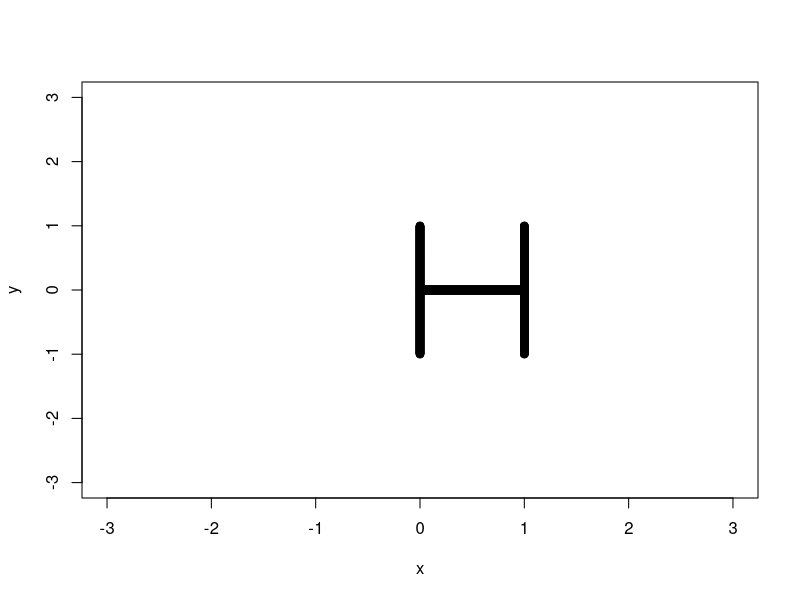
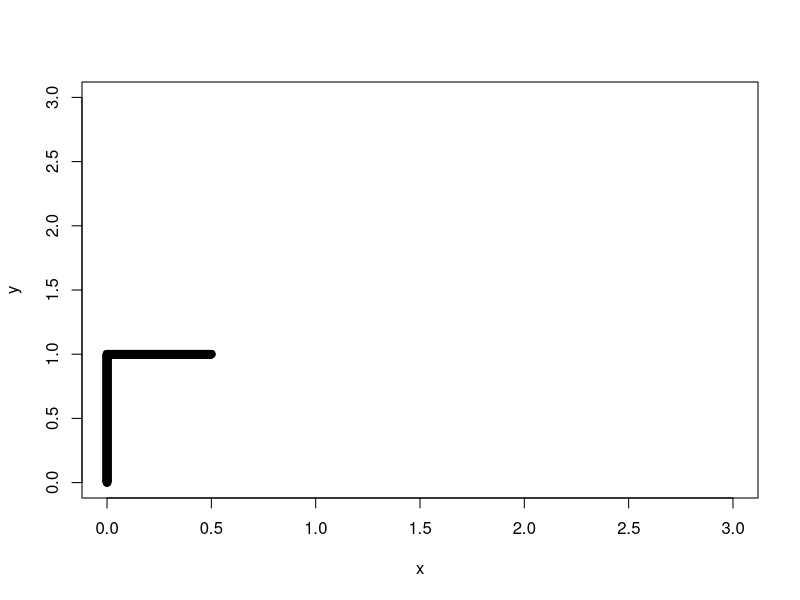

Generate these figures, in order, with R:
## ---- chunk 1
x=c(rep(0,500),seq(0,1,length.out=1000), rep(1,500))
y=c(seq(-1,1,length.out=500),rep(0,1000), seq(-1,1,length.out=500))
z=rbind(x,y)
plot(y~x, xlim=c(-3,3), ylim=c(-3,3))
## ---- chunk 2
x=c(rep(0,500),seq(0,.5,length.out=500))
y=c(seq(0,1,length.out=500),rep(1,500))
z=rbind(x,y)
plot(y~x, xlim=c(0,3), ylim=c(0,3))
